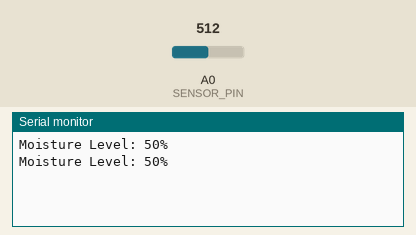
A sketch run on a simulated Arduino Uno, built with avr-gcc and run on an emulated ATmega328P. Parts: the last lines printed to the serial monitor. The test bench sets the inputs (shaded band); at power-on: A0 (SENSOR_PIN) = 512.

Above: at 1.8 s.
1.9 s: A0 (SENSOR_PIN) set to 716
At 2.8 s:
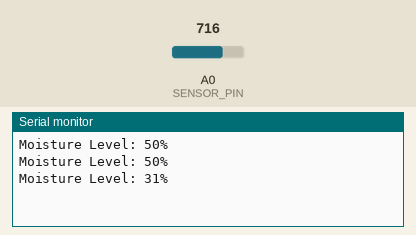
3.4 s: A0 (SENSOR_PIN) set to 900
At 4.7 s:
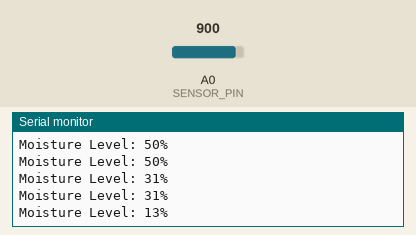
Timing chart, 0 to 6.4 s (numbered marks = the images above; inputs shaded):
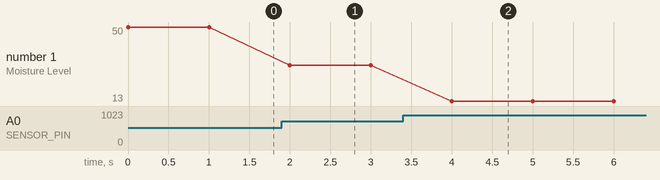

Measured:
- after the input at 1.9 s, the serial monitor: prints a new line after 0.10 s (image 1)
- after the input at 3.4 s, the serial monitor: prints a new line after 0.60 s (image 2)
- plotted number 1: 50 → 31 after the input at 1.9 s, 31 → 13 after the input at 3.4 s

The sketch:

sketch_sep22a.ino
```cpp
/**
* SIT111 - 3.4P | T2, 2024
* Jason Mark Vellucci | SID: 221437402
*/

// Reads `soil moisture` levels from the physical environment via a physical sensor.

const int SENSOR_PIN = A0; // Analog input pin connected to the soil moisture sensor.

void setup() {
	Serial.begin(9600); // Initialize serial communication.
}

void loop() {
  int sensor_value = analogRead(SENSOR_PIN); // Read the value from the sensor. This is the INPUT from the `Soil Moisture Sensor` > `Arduino`.
  int moisture_level = map(sensor_value, 0, 1023, 100, 0); // Map it to a 0-100% range.
  Serial.print("Moisture Level: ");
  Serial.print(moisture_level);
  Serial.println("%");
  delay(1000); // `ms` delay between readings.
}
```
